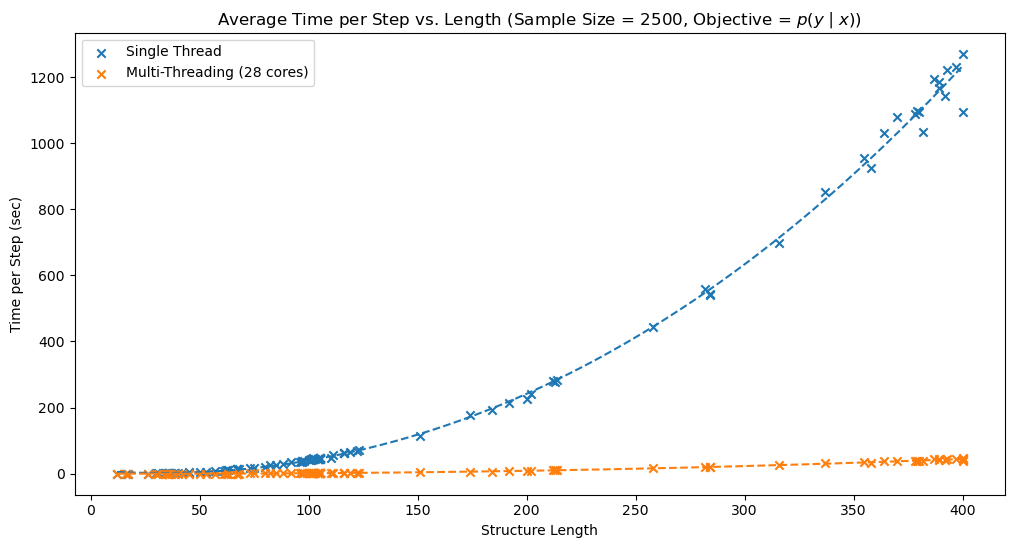

Reproduce this figure in Python.
import os, sys
import numpy as np
import matplotlib.pyplot as plt

UNIFORM_PARALLEL_FOLDER = '../results/sampling_pyx_uniform_sm_softmax_adam_time_parallel'
UNIFORM_NO_PARALLEL_FOLDER = '../results/sampling_pyx_uniform_sm_softmax_adam_time'
UNIFORM_PARALLEL_CACHE_FOLDER = '../results/sampling_pyx_uniform_sm_softmax_adam_time_parallel_cache'
UNIFORM_NED_PARALLEL_FOLDER = '../results/sampling_log_ned_uniform_sm_softmax_adam_time'
UNIFORM_NED_LAZY_PARALLEL_FOLDER = '../results/sampling_log_ned_uniform_sm_softmax_adam_lazy_time'
TARGETED_PARALLEL_FOLDER = '../results/sampling_pyx_targeted_sm_softmax_adam_time_parallel'
TARGETED_NO_PARALLEL_FOLDER = '../results/sampling_pyx_targeted_sm_softmax_adam_time'
TARGETED_PARALLEL_CACHE_FOLDER = '../results/sampling_pyx_targeted_sm_softmax_adam_time_parallel_cache'
DATA_FILE = '../data/eterna/eterna100.txt'

puzzle_ids = []
structs = []

with open(DATA_FILE, 'r') as data:
    lines = data.read().split('\n')
    puzzle_ids = [line.split(' ')[0] for line in lines if len(line) > 0]
    structs = [line.split(' ')[1] for line in lines if len(line) > 0]

def parse(folder, label):
    struct_len = []
    time_arr = []
    for p_id, struct in zip(puzzle_ids, structs):
        file_path = f"{folder}/{p_id}.txt"

        if not os.path.exists(file_path):
            continue

        with open(file_path, 'r') as f:
            lines = f.read().split('\n')

            time = 0.0
            cnt = 0
            for line in lines:
                if line.startswith('step: '):
                    time += float(line.split(', ')[6].split(': ')[1])
                    cnt += 1

            if cnt == 0:
                continue

            time_avg = time / cnt

            struct_len.append(len(struct))
            time_arr.append(time_avg)

    struct_len = struct_len
    time_arr = time_arr

    print(len(time_arr))

    plt.scatter(struct_len, time_arr, marker='x', label=label)

    # best fit of line
    x_values = np.linspace(min(struct_len), max(struct_len), 1000)
    coefficients = np.polyfit(struct_len, time_arr, 3)
    best_fit = np.polyval(coefficients, x_values)
    plt.plot(x_values, best_fit, linestyle='--')

    print(np.polyval(coefficients, max(struct_len)))
    print(f"Label = {label}, Max Time = {max(time_arr)}, Average = {np.mean(time_arr)}, 2000 steps = {max(time_arr) * 2000 / 3600} hr")

plt.figure(figsize=(12,6))


parse(UNIFORM_NO_PARALLEL_FOLDER, 'Single Thread')
parse(UNIFORM_PARALLEL_FOLDER, 'Multi-Threading (28 cores)')
# parse(UNIFORM_NED_PARALLEL_FOLDER, 'obj = NED')
# parse(UNIFORM_NED_LAZY_PARALLEL_FOLDER, 'obj = NED (lazyoutside)')
# parse(UNIFORM_PARALLEL_CACHE_FOLDER, 'Multi-Threading (28 cores) + Caching')
# parse(TARGETED_PARALLEL_CACHE_FOLDER, 'Multi-Threading (28 cores) + Cache')
# parse(TARGETED_PARALLEL_FOLDER, 'Multi-Threading (28 cores)')
# parse(TARGETED_NO_PARALLEL_FOLDER, 'Uniform Distribution')

plt.xlabel('Structure Length')
plt.ylabel('Time per Step (sec)')
plt.title(r'Average Time per Step vs. Length (Sample Size = 2500, Objective = $p(y \mid x)$)')
plt.legend()

save_path = './time.pdf'
# plt.savefig(save_path, format="png", bbox_inches="tight")
plt.savefig(save_path, format="pdf", bbox_inches="tight")
